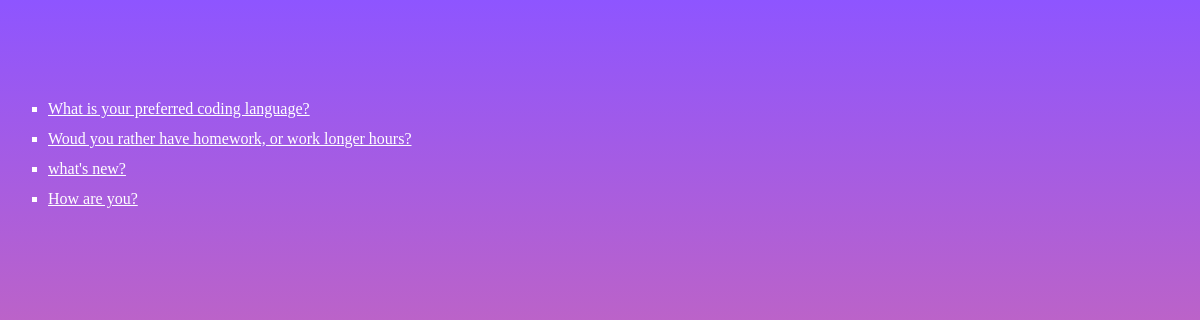
The page / on the database its author committed.
### polls/models.py (models this page shows, shortened)
class Question(models.Model):
    question_text = models.CharField(max_length = 200)
    pub_date = models.DateTimeField("date published")

### polls/views.py (the view)
# urls.py: path("", views.IndexView.as_view(), name="index"),
class IndexView(generic.ListView):
    template_name = "polls/index.html"
    context_object_name = "latest_question_list"
    def get_queryset(self):
        return Question.objects.filter(pub_date__lte = timezone.now()).order_by('-pub_date')[:5]

### polls/templates/polls/index.html
{% load static %}
<link rel="stylesheet" href="{% static 'polls/style.css' %}"/>
{% if latest_question_list %}
    <ul>
    {% for question in latest_question_list %}
        <li><a href="{% url 'polls:detail' question.id %}">{{ question.question_text }}</a></li>
    {% endfor %}
    </ul>
{% else %}
    <p>No polls are available.</p>
{% endif %}

### polls/static/polls/style.css (style rules this page uses)
li a { color: rgb(255, 255, 255); }
li { margin-bottom: 12px; list-style-type:square; }
li::marker { color: rgb(255, 255, 255); }
ul { margin-top: 100px; }

### rows shown on the page
Question: question_text "What is your preferred coding language?"
Question: question_text "Woud you rather have homework, or work longer hours?"
Question: question_text "what's new?"
Question: question_text "How are you?"
